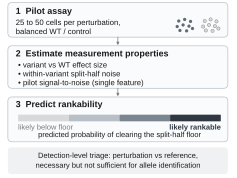

Source code (Python):
"""Figure 6a - Rankability-prediction pipeline (schematic, drawn at final size).

Schematic panel: no data are plotted, so no committed result file is read and no
number is stated beyond the pilot size ("25 to 50 cells per perturbation"), which
is the pilot depth reported in the Results text and in Fig. 6d.

Replaces the previous AI-generated Fig6a.pdf, which was authored on a 423 mm
canvas and placed at 60 mm (scale 0.14), so its internal type landed at ~2.4 pt
on the page. This version is drawn at exactly 60 x 45 mm, the placement size in
fig6_assemble.tex, so the composite scale is 1.0 and every label is 5.4-6.4 pt
on the page.

Message: a pilot-estimable effect size triages which perturbations are evaluable
before full model comparison. The bottom strip carries the boundary condition
stated in the Results: the triage is detection-level (perturbation versus
reference), which is necessary but not sufficient for allele-level identification.

Scope split with panel g (de-duplication, 2026-07-27): panel a stops at the
predictor OUTPUT (what is estimated and what is predicted). Every downstream
ACTION (the decision node, the proceed / redesign branches and the stratified
report) belongs to panel g, so the two panels are sequential rather than two
drawings of the same workflow.

Palette note: the schematic uses only the neutral slate/grey ramp plus the house
HOTSPOT amber in panel g. The gene hues (including JAK1 green) are reserved for
gene identity in panels b, c and e, so no gene colour carries a non-gene meaning.

Run:  python fig6a_pipeline.py  ->  fig6a_pipeline.pdf (+ .png)
Vector check:  pdfimages -list fig6a_pipeline.pdf | tail -n +3 | wc -l   ->  0
"""
from __future__ import annotations

import os
import sys

sys.path.insert(0, os.path.dirname(os.path.dirname(os.path.abspath(__file__))))
import matplotlib.pyplot as plt
from matplotlib.patches import FancyArrowPatch, FancyBboxPatch

import nm_style as S

W_MM, H_MM = 60.0, 45.0          # exactly the width/height used in fig6_assemble.tex
TITLE_PT, BODY_PT, NOTE_PT = 6.4, 5.6, 5.4
BOX_EDGE = "#B9BEC4"             # neutral hairline for process boxes
BOX_FILL = "#FAFBFC"
SLATE = S.FEATURE_COLORS["ESM+theta"]  # dark slate = "likely rankable" end of the scale
CELL_DARK = S.FEATURE_COLORS["ESM"]   # slate: perturbed cells (no gene colour, this is a schematic)
CELL_LIGHT = S.LIGHT_GREY             # light grey: reference / control cells

# hand-placed dot lattice for the two cell clusters (offsets in mm from centre)
DOTS = [(-1.5, 1.1), (0.0, 1.5), (1.5, 1.0), (-1.9, -0.3), (-0.4, 0.1),
        (1.1, -0.2), (2.0, -0.8), (-1.2, -1.3), (0.5, -1.4)]


def rbox(ax, x0, y0, x1, y1, *, ec=BOX_EDGE, fc=BOX_FILL, lw=0.5, r=1.1, z=1):
    ax.add_patch(FancyBboxPatch((x0, y0), x1 - x0, y1 - y0,
                                boxstyle=f"round,pad=0,rounding_size={r}",
                                linewidth=lw, edgecolor=ec, facecolor=fc, zorder=z))


def down_arrow(ax, x, y_top, y_bot):
    ax.add_patch(FancyArrowPatch((x, y_top), (x, y_bot),
                                 arrowstyle="-|>", mutation_scale=4.0,
                                 linewidth=0.5, color=S.GREY, zorder=2,
                                 shrinkA=0, shrinkB=0))


def cell_cluster(ax, cx, cy, colour, ec="none", lw=0.0):
    for dx, dy in DOTS:
        ax.add_patch(plt.Circle((cx + dx, cy + dy), 0.42, facecolor=colour,
                                edgecolor=ec, linewidth=lw, zorder=3))


def main() -> None:
    S.apply_rcparams()
    # schematic is drawn to an exact canvas size, so the tight bounding box that
    # the data panels use would crop it and change the composite scale
    plt.rcParams["savefig.bbox"] = None

    fig = plt.figure(figsize=(W_MM * S.MM, H_MM * S.MM))
    ax = fig.add_axes([0, 0, 1, 1])
    ax.set_xlim(0, W_MM)
    ax.set_ylim(0, H_MM)
    ax.axis("off")

    # ---- step 1: pilot assay ------------------------------------------------
    rbox(ax, 2.0, 35.6, 58.0, 44.4)
    ax.text(4.0, 42.1, "1  Pilot assay", fontsize=TITLE_PT, fontweight="bold",
            va="center", ha="left", color=S.INK)
    ax.text(4.0, 39.2, "25 to 50 cells per perturbation,", fontsize=BODY_PT,
            va="center", ha="left", color=S.INK)
    ax.text(4.0, 36.9, "balanced WT / control", fontsize=BODY_PT,
            va="center", ha="left", color=S.INK)
    cell_cluster(ax, 47.0, 38.6, CELL_DARK)
    cell_cluster(ax, 53.6, 38.6, CELL_LIGHT, ec=S.GREY, lw=0.3)

    down_arrow(ax, 30.0, 35.6, 33.6)

    # ---- step 2: estimate measurement properties ---------------------------
    rbox(ax, 2.0, 22.6, 58.0, 33.4)
    ax.text(4.0, 31.3, "2  Estimate measurement properties", fontsize=TITLE_PT,
            fontweight="bold", va="center", ha="left", color=S.INK)
    for i, txt in enumerate(["variant vs WT effect size",
                             "within-variant split-half noise",
                             "pilot signal-to-noise (single feature)"]):
        ax.text(4.6, 28.4 - 2.25 * i, "• " + txt, fontsize=BODY_PT,
                va="center", ha="left", color=S.INK)

    down_arrow(ax, 30.0, 22.6, 20.6)

    # ---- step 3: predict rankability (OUTPUT only; actions live in panel g) --
    rbox(ax, 2.0, 9.0, 58.0, 20.4)
    ax.text(4.0, 18.4, "3  Predict rankability", fontsize=TITLE_PT,
            fontweight="bold", va="center", ha="left", color=S.INK)

    # predicted-probability scale: light grey (below floor) -> dark slate (rankable).
    # Ordered value ramp, so it survives greyscale; no gene hue, no red/green.
    seg = [(4.6, 17.5, S.LIGHT_GREY), (17.5, 30.4, "#B8BFC7"),
           (30.4, 43.3, "#7B858F"), (43.3, 56.2, SLATE)]
    for x0, x1, fc in seg:
        ax.add_patch(FancyBboxPatch((x0, 14.2), x1 - x0, 1.7,
                                    boxstyle="round,pad=0,rounding_size=0.15",
                                    linewidth=0.0, edgecolor="none",
                                    facecolor=fc, zorder=2))
    ax.text(4.6, 12.6, "likely below floor", fontsize=NOTE_PT, va="center",
            ha="left", color=S.GREY, zorder=3)
    ax.text(56.2, 12.6, "likely rankable", fontsize=NOTE_PT, va="center",
            ha="right", color=SLATE, fontweight="bold", zorder=3)
    ax.text(30.4, 10.7, "predicted probability of clearing the split-half floor",
            fontsize=NOTE_PT, va="center", ha="center", color=S.INK, zorder=3)

    # ---- boundary-condition strip ------------------------------------------
    rbox(ax, 2.0, 0.8, 58.0, 7.6, ec="none", fc="#F0F1F3", r=0.9)
    ax.text(30.0, 5.4, "Detection-level triage: perturbation vs reference,",
            fontsize=NOTE_PT, va="center", ha="center", color=S.INK)
    ax.text(30.0, 2.9, "necessary but not sufficient for allele identification",
            fontsize=NOTE_PT, va="center", ha="center", color=S.INK)

    S.save(fig, "fig6a_pipeline")
    print("drawn: 3-step pilot triage schematic at %.0f x %.0f mm (composite scale 1.0)"
          % (W_MM, H_MM))


if __name__ == "__main__":
    main()
